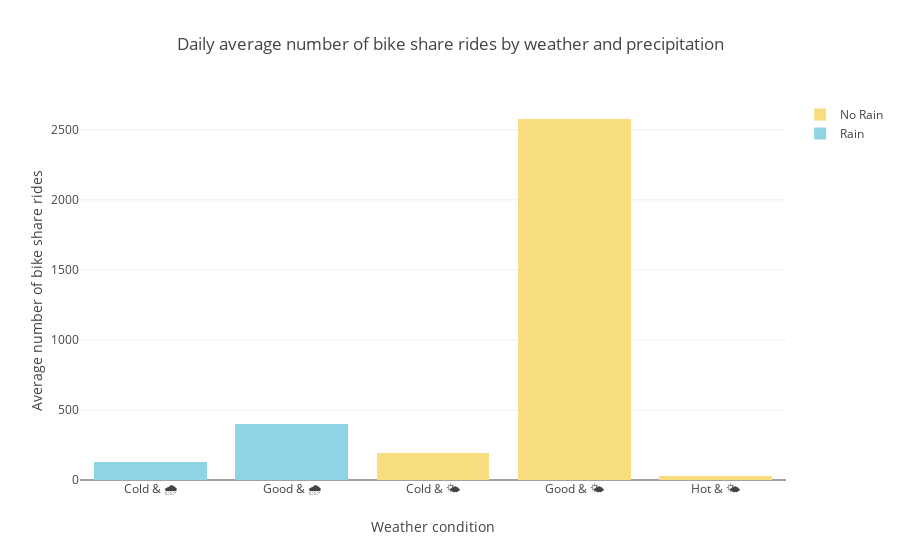

Here is the notebook cell this chart was saved with:
### Markdown cell above
<p style="font-size:16px">People are more likely to use bike-share when the weather is good. The average number of bike-share rides is three times higher compared to all other conditions. We can conclude that people use bike-share more often when the weather is good.</p>

### Code cell
bike_wx = pd.read_csv('tmp/bike_wx.csv')
days = list(bike_wx.groupby('date').nunique().count())[0]
rain_ct = list(bike_wx[bike_wx.precip>0].groupby('wx_feel').bike_id.count()/days)
no_rain_ct= list(bike_wx[bike_wx.precip<=0].groupby('wx_feel').bike_id.count()/days)

# Defining a color palette
light_blue = 'rgb(142, 212, 229)'
pink = 'rgb(231, 84, 128)'
green = 'rgb(199, 204, 118)'
grey = 'rgb(169,169,169)'
yellow = 'rgb(248, 222, 126)'

trace1 = go.Bar(
    x=['Cold & 🌧', 'Good & 🌧', 'Hot & 🌧'],
    y=rain_ct, marker = dict(color=light_blue),
    name='Rain')
trace2 = go.Bar(
    x=['Cold & 🌤', 'Good & 🌤', 'Hot & 🌤'],
    y=no_rain_ct,
    name='No Rain', marker = dict(color=yellow))

data = [trace1, trace2]
layout = go.Layout(
    barmode='stack', title = 'Daily average number of bike share rides by weather and precipitation', xaxis=dict(title='Weather condition'),
    yaxis=dict(
        title='Average number of bike share rides'),)

fig = go.Figure(data=data, layout=layout)
iplot(fig, filename = "Weather")

### Figure 1 — Plotly figure (JSON) as saved in the notebook; plotly's stock layout.template omitted (floating-point values rounded to 4 significant figures)
{"data": [{"marker": {"color": "rgb(142, 212, 229)"}, "name": "Rain", "type": "bar", "uid": "f5d86354-fc7e-4576-bf83-83e6b6b4127d", "x": ["Cold & 🌧", "Good & 🌧", "Hot & 🌧"], "y": [126.3, 399.5]}, {"marker": {"color": "rgb(248, 222, 126)"}, "name": "No Rain", "type": "bar", "uid": "a1b4a407-efba-4807-85d8-ea61e7ab150e", "x": ["Cold & 🌤", "Good & 🌤", "Hot & 🌤"], "y": [193.7, 2577.0, 29.19]}], "layout": {"barmode": "stack", "title": {"text": "Daily average number of bike share rides by weather and precipitation"}, "xaxis": {"title": {"text": "Weather condition"}}, "yaxis": {"title": {"text": "Average number of bike share rides"}}}}
